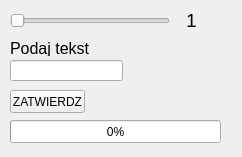
<?xml version="1.0" encoding="UTF-8"?>
<ui version="4.0">
 <class>MainWindow</class>
 <widget class="QMainWindow" name="MainWindow">
  <property name="geometry">
   <rect>
    <x>0</x>
    <y>0</y>
    <width>242</width>
    <height>157</height>
   </rect>
  </property>
  <property name="windowTitle">
   <string>MainWindow</string>
  </property>
  <widget class="QWidget" name="centralwidget">
   <widget class="QSlider" name="pierwszySlider">
    <property name="geometry">
     <rect>
      <x>10</x>
      <y>10</y>
      <width>160</width>
      <height>22</height>
     </rect>
    </property>
    <property name="minimum">
     <number>1</number>
    </property>
    <property name="maximum">
     <number>50</number>
    </property>
    <property name="orientation">
     <enum>Qt::Horizontal</enum>
    </property>
   </widget>
   <widget class="QLabel" name="wynikLabel">
    <property name="geometry">
     <rect>
      <x>186</x>
      <y>10</y>
      <width>51</width>
      <height>20</height>
     </rect>
    </property>
    <property name="font">
     <font>
      <pointsize>14</pointsize>
     </font>
    </property>
    <property name="text">
     <string>1</string>
    </property>
   </widget>
   <widget class="QLineEdit" name="poleLineEdit">
    <property name="geometry">
     <rect>
      <x>10</x>
      <y>60</y>
      <width>113</width>
      <height>21</height>
     </rect>
    </property>
   </widget>
   <widget class="QProgressBar" name="pierwszyProgressBar">
    <property name="geometry">
     <rect>
      <x>10</x>
      <y>120</y>
      <width>211</width>
      <height>23</height>
     </rect>
    </property>
    <property name="maximum">
     <number>2</number>
    </property>
    <property name="value">
     <number>0</number>
    </property>
   </widget>
   <widget class="QPushButton" name="zatwierdzButton">
    <property name="geometry">
     <rect>
      <x>10</x>
      <y>90</y>
      <width>75</width>
      <height>23</height>
     </rect>
    </property>
    <property name="text">
     <string>ZATWIERDZ</string>
    </property>
   </widget>
   <widget class="QLabel" name="label">
    <property name="geometry">
     <rect>
      <x>10</x>
      <y>40</y>
      <width>111</width>
      <height>16</height>
     </rect>
    </property>
    <property name="font">
     <font>
      <pointsize>12</pointsize>
     </font>
    </property>
    <property name="text">
     <string>Podaj tekst</string>
    </property>
   </widget>
   <widget class="QLabel" name="label2">
    <property name="geometry">
     <rect>
      <x>140</x>
      <y>40</y>
      <width>71</width>
      <height>21</height>
     </rect>
    </property>
    <property name="font">
     <font>
      <pointsize>10</pointsize>
     </font>
    </property>
    <property name="text">
     <string/>
    </property>
   </widget>
   <widget class="QLabel" name="label3">
    <property name="geometry">
     <rect>
      <x>140</x>
      <y>60</y>
      <width>71</width>
      <height>21</height>
     </rect>
    </property>
    <property name="font">
     <font>
      <pointsize>10</pointsize>
     </font>
    </property>
    <property name="text">
     <string/>
    </property>
   </widget>
  </widget>
 </widget>
 <resources/>
 <connections/>
</ui>
